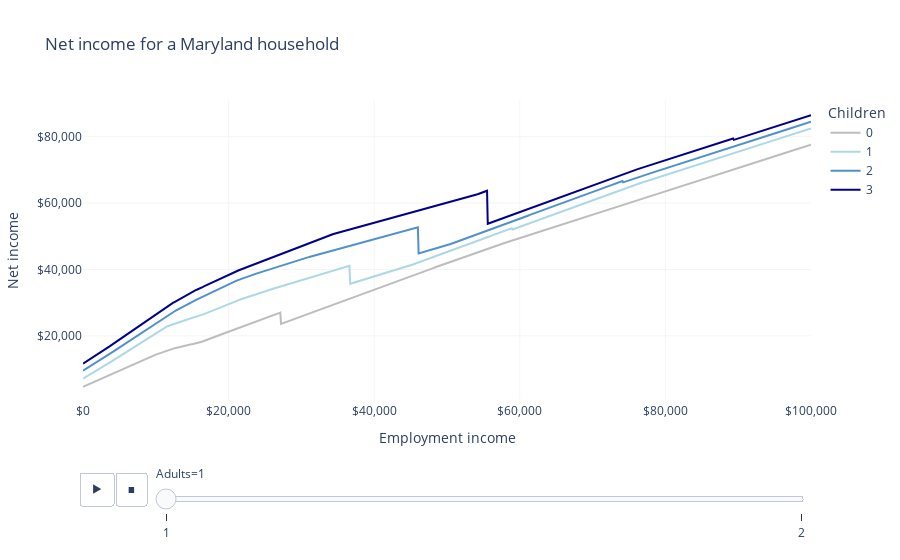

Write notebook code for a chart like this one.
### Markdown cell above
# Maryland tax and benefit system

This notebook shows how the state and federal tax and benefit system affects Maryland residents holistically.

## Examples

Consider a set of Maryland family types, each with \$1,000 monthly rent and \$50 monthly broadband costs, and varying in terms of marital status and number of children.
Their net income---after state and federal taxes and benefits modeled by OpenFisca US---is shown in the graph below.

*The cliff is due to Massachusetts' emergency SNAP allotment, which entitles SNAP-eligible households to the maximum benefit for their household size; this also affects other benefits through categorical eligibility.*

### Code cell
from openfisca_us import IndividualSim
import pandas as pd
import plotly.express as px

LIGHT_GRAY = "#F5F5F5"
GRAY = "#BDBDBD"
BLUE = "#5091cc"
LIGHT_BLUE = "lightblue"
DARK_BLUE = "darkblue"


def make_tax(adults, children):
    sim = IndividualSim(year=2022)
    sim.add_person(name="head", age=25, rent=12_000)
    members = ["head"]
    if adults == 2:
        sim.add_person(name="spouse", age=25)
        members += ["spouse"]
    for i in range(children):
        child = "child{}".format(i)
        sim.add_person(name=child, age=6)
        members += [child]
    sim.add_tax_unit(name="tax_unit", members=members, premium_tax_credit=0)
    # $1,000 monthly rent, $50 monthly broadband.
    sim.add_spm_unit(name="spm_unit", members=members, broadband_cost=600)
    sim.add_household(name="household", members=members, state_code="MD")
    sim.vary("employment_income", max=100_000, step=100)
    employment_income = sim.calc("employment_income")[0]
    spm_unit_net_income = sim.calc("spm_unit_net_income")[0].round()
    mtr = 1 - sim.deriv(
        "spm_unit_net_income", "employment_income", wrt_target="head"
    )
    return pd.DataFrame(
        dict(
            employment_income=employment_income,
            spm_unit_net_income=spm_unit_net_income,
            mtr=mtr,
            adults=adults,
            children=str(children),
        )
    )


# Make a table of state taxes for different numbers of adults and children.
l = []
for adults in range(1, 3):
    for children in range(0, 4):
        l.append(make_tax(adults, children))

df = pd.concat(l)

LABELS = dict(
    employment_income="Employment income",
    spm_unit_net_income="Net income",
    mtr="Marginal tax rate",
    adults="Adults",
    children="Children",
)

COLOR_MAP = {"0": GRAY, "1": LIGHT_BLUE, "2": BLUE, "3": DARK_BLUE}

fig = px.line(
    df,
    "employment_income",
    "spm_unit_net_income",
    color="children",
    animation_frame="adults",
    labels=LABELS,
    title="Net income for a Maryland household",
    color_discrete_map=COLOR_MAP,
)
fig.update_layout(
    xaxis_tickformat="$,",
    yaxis_tickformat="$,",
    plot_bgcolor="white",
    xaxis_gridcolor=LIGHT_GRAY,
    yaxis_gridcolor=LIGHT_GRAY,
)
fig.show()

### Figure 1 — Plotly figure (JSON) as saved in the notebook; plotly's stock layout.template omitted (floating-point values rounded to 4 significant figures; data arrays with more than 128 entries replaced by an {"elided": "..."} marker saying what was removed)
{"data": [{"hovertemplate": "Children=0<br>Adults=1<br>Employment income=%{x}<br>Net income=%{y}<extra></extra>", "legendgroup": "0", "line": {"color": "#BDBDBD", "dash": "solid"}, "marker": {"symbol": "circle"}, "mode": "lines", "name": "0", "orientation": "v", "showlegend": true, "type": "scatter", "x": {"elided": "1001 int values"}, "xaxis": "x", "y": {"elided": "1001 int values"}, "yaxis": "y"}, {"hovertemplate": "Children=1<br>Adults=1<br>Employment income=%{x}<br>Net income=%{y}<extra></extra>", "legendgroup": "1", "line": {"color": "lightblue", "dash": "solid"}, "marker": {"symbol": "circle"}, "mode": "lines", "name": "1", "orientation": "v", "showlegend": true, "type": "scatter", "x": {"elided": "1001 int values"}, "xaxis": "x", "y": {"elided": "1001 int values"}, "yaxis": "y"}, {"hovertemplate": "Children=2<br>Adults=1<br>Employment income=%{x}<br>Net income=%{y}<extra></extra>", "legendgroup": "2", "line": {"color": "#5091cc", "dash": "solid"}, "marker": {"symbol": "circle"}, "mode": "lines", "name": "2", "orientation": "v", "showlegend": true, "type": "scatter", "x": {"elided": "1001 int values"}, "xaxis": "x", "y": {"elided": "1001 int values"}, "yaxis": "y"}, {"hovertemplate": "Children=3<br>Adults=1<br>Employment income=%{x}<br>Net income=%{y}<extra></extra>", "legendgroup": "3", "line": {"color": "darkblue", "dash": "solid"}, "marker": {"symbol": "circle"}, "mode": "lines", "name": "3", "orientation": "v", "showlegend": true, "type": "scatter", "x": {"elided": "1001 int values"}, "xaxis": "x", "y": {"elided": "1001 int values"}, "yaxis": "y"}], "layout": {"legend": {"title": {"text": "Children"}, "tracegroupgap": 0}, "plot_bgcolor": "white", "sliders": [{"active": 0, "currentvalue": {"prefix": "Adults="}, "len": 0.9, "pad": {"b": 10, "t": 60}, "steps": [{"args": [["1"], {"frame": {"duration": 0, "redraw": false}, "fromcurrent": true, "mode": "immediate", "transition": {"duration": 0, "easing": "linear"}}], "label": "1", "method": "animate"}, {"args": [["2"], {"frame": {"duration": 0, "redraw": false}, "fromcurrent": true, "mode": "immediate", "transition": {"duration": 0, "easing": "linear"}}], "label": "2", "method": "animate"}], "x": 0.1, "xanchor": "left", "y": 0, "yanchor": "top"}], "title": {"text": "Net income for a Maryland household"}, "updatemenus": [{"buttons": [{"args": [null, {"frame": {"duration": 500, "redraw": false}, "fromcurrent": true, "mode": "immediate", "transition": {"duration": 500, "easing": "linear"}}], "label": "&#9654;", "method": "animate"}, {"args": [[null], {"frame": {"duration": 0, "redraw": false}, "fromcurrent": true, "mode": "immediate", "transition": {"duration": 0, "easing": "linear"}}], "label": "&#9724;", "method": "animate"}], "direction": "left", "pad": {"r": 10, "t": 70}, "showactive": false, "type": "buttons", "x": 0.1, "xanchor": "right", "y": 0, "yanchor": "top"}], "xaxis": {"anchor": "y", "domain": [0, 1], "gridcolor": "#F5F5F5", "tickformat": "$,", "title": {"text": "Employment income"}}, "yaxis": {"anchor": "x", "domain": [0, 1], "gridcolor": "#F5F5F5", "tickformat": "$,", "title": {"text": "Net income"}}}}
